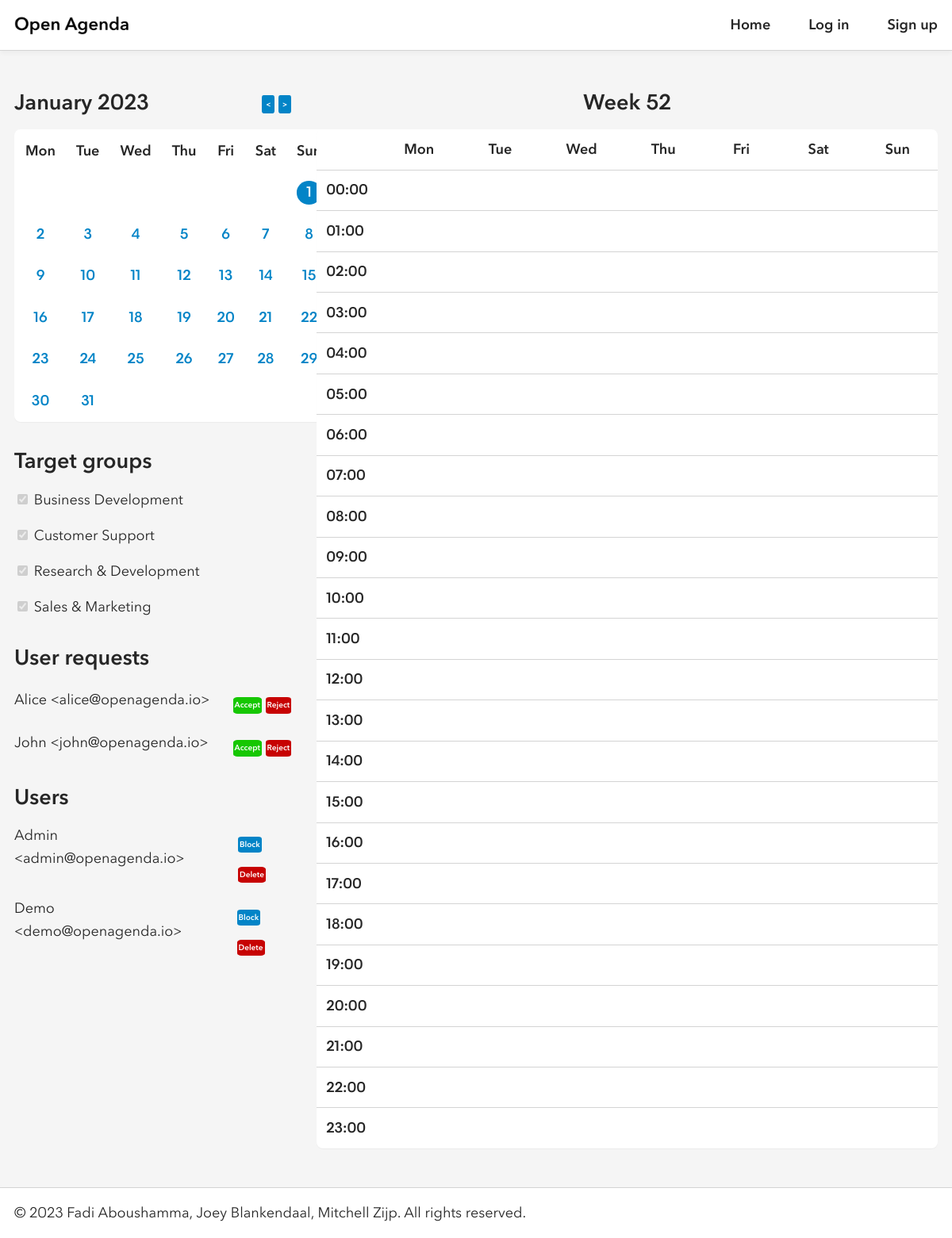
Page /admin.php?year=2023&month=1&day=1 on the committed database.
### tables this page shows
create table if not exists groups
(
    id char(36) not null,
    name varchar(31) not null,
    primary key (id),
    unique (name)
);

create table if not exists users
(
    id char(36) not null,
    name varchar(63) not null,
    email varchar(255) not null,
    password varchar(255) not null,
    is_accepted int(1) not null default 0,
    is_admin boolean not null default 0,
    primary key (id),
    unique (email)
);

### private/bootstrap.php (called while the page is built, shortened)
<?php
$db = new mysqli('localhost', 'root', '', 'openagenda');
require_once('classes/groupmanager.php');
require_once('classes/usermanager.php');
$groupManager = new GroupManager($db);
$userManager = new UserManager($db);

### private/classes/groupmanager.php (called while the page is built)
<?php
final class GroupManager
{
    private $db;
    public function __construct($db)
    {
        $this->db = $db;
    }
    public function get_groups()
    {
        $result = $this->db->query("SELECT * FROM groups");
        return $result->fetch_all(MYSQLI_ASSOC);
    }
}

### private/classes/usermanager.php (called while the page is built, shortened)
<?php
final class UserManager
{
    private $db;
    public function __construct($db)
    {
        $this->db = $db;
    }
    public function get_accepted_users()
    {
        $result = $this->db->query("SELECT * FROM users WHERE is_accepted = 1;");
        return $result->fetch_all(MYSQLI_ASSOC);
    }
    public function get_pending_users()
    {
        $result = $this->db->query("SELECT * FROM users WHERE is_accepted = 0;");
        return $result->fetch_all(MYSQLI_ASSOC);
    }
}

### public/admin.php (the view)
<?php
require_once('../private/components/header.php');
?>
<div class="flex-x">
    <div class="flex-y gap-2 width-30">
        <section class="flex-y">
            <?php
            require_once('../private/components/calendar_month.php');
            ?>
        </section>
        <section class="flex-y">
            <?php
            require_once('../private/components/target_groups.php');
            ?>
        </section>
        <section class="flex-y">
            <header>
                <h2 class="left">User requests</h2>
            </header>
            <?php
            foreach ($userManager->get_pending_users() as $user)
            {
            ?>
                <div class="flex-x center">
                    <p><?= $user['name']; ?> &lt;<?= $user['email']; ?>&gt;</p>
                    <div class="right">
                        <form class="inline-block">
                            <button class="small-button accept-button">Accept</button>
                        </form>
                        <form class="inline-block">
                            <button class="small-button decline-button">Reject</button>
                        </form>
                    </div>
                </div>
            <?php
            }
            ?>
        </section>
        <section class="flex-y">
            <header>
                <h2 class="left">Users</h2>
            </header>
            <?php
            foreach ($userManager->get_accepted_users() as $user)
            {
            ?>
                <div class="flex-x">
                    <p><?= $user['name']; ?> &lt;<?= $user['email']; ?>&gt;</p>
                    <div class="right">
                        <form class="inline-block">
                            <button class="small-button block-button">Block</button>
                        </form>
                        <form class="inline-block">
                            <button class="small-button delete-button">Delete</button>
                        </form>
                    </div>
                </div>
            <?php
            }
            ?>
        </section>
    </div>
    <div class="flex-y width-70">
        <?php
        require_once('../private/components/calendar_week.php');
        ?>
    </div>
</div>
<?php
require_once('../private/components/footer.php');

### private/components/target_groups.php
<header>
    <h2 class="left">Target groups</h2>
</header>
<form class="flex-y">
    <?php
    $groups = $groupManager->get_groups();
    if (count($groups) == 0)
    {
    ?>
        <p>No target groups have been created yet.</p>
    <?php
    }
    else
    {
        foreach ($groups as $group)
        {
        ?>
            <div>
                <input type="checkbox" checked disabled>
                <label><?= $group['name'] ?></label>
            </div>
        <?php
        }
    }
    ?>
</form>

### public/assets/style.css (style rules this page uses)
:root { --border: 1px solid var(--border-color); --border-color: #d4d4d4; --border-radius: .5rem; --gap: 1rem; --line-height: 1.618; --padding: var(--padding-y) var(--padding-x); --padding-x: 1.125rem; --padding-y: 1rem; --transition: all .5s; --black: #262626; --black-dark: #000; --green: #16a34a; --light: #f5f5f5; --red: #dc2626; --sky: #0284c7; --sky-dark: #0369a1; --white: #fff; }
html { height: 100%; }
body, button, input { -moz-osx-font-smoothing: grayscale; -webkit-font-smoothing: antialiased; color: var(--black); font: 1.125rem Avenir Next, system-ui,-apple-system,"Segoe UI",Roboto,"Helvetica Neue","Noto Sans","Liberation Sans",Arial,sans-serif,"Apple Color Emoji","Segoe UI Emoji","Segoe UI Symbol","Noto Color Emoji"; line-height: var(--line-height); }
body { background: var(--light); display: flex; flex-direction: column; height: inherit; margin: 0; }
h1, h2, h3 { line-height: calc(var(--line-height) / 2 + .5); margin: 0; text-align: center; }
p { margin: 0; }
.flex-x, .flex-y { display: flex; gap: var(--gap); }
main > .flex-x, main > .flex-y { gap: calc(var(--gap) * 2); }
.flex-x { flex-direction: row; }
.flex-y { flex-direction: column; }
.right { margin-left: auto; }
form { display: flex; flex-direction: column; gap: var(--gap); }
form > div, form .flex-y { gap: calc(var(--gap) / 4) !important; }
form > button { margin-top: var(--gap); }
input { border: var(--border); border-radius: var(--border-radius); padding: var(--padding); }
button, .button { background: var(--sky); border: none; border-radius: var(--border-radius); color: var(--white); cursor: pointer; display: inline-block; font-weight: bold; padding: calc(var(--padding-y) * .75) calc(var(--padding-x) * 1.5); text-align: center; text-decoration: none; }
.small-button { font-size: 10px; display: inline-block; color: var(--white); text-decoration: none; padding: 2px; border-radius: 15%; }
.accept-button { background-color: #16c702; }
.decline-button { background-color: #c70202; }
.delete-button { background-color: #c70202; }
.block-button { background-color: #0284c7; }
.gap-2 { gap: calc(var(--gap) * 2); }
.inline-block { display: inline-block; }
.left { text-align: left; }
.center { align-items: center; }
.width-30 { width: 30%; }
.width-70 { width: 70%; }

### rows in the picture
groups: name "Business Development"
groups: name "Customer Support"
groups: name "Research & Development"
groups: name "Sales & Marketing"
users: name "Alice", email "alice@openagenda.io"
users: name "John", email "john@openagenda.io"
users: name "Admin", email "admin@openagenda.io"
users: name "Demo", email "demo@openagenda.io"

### other values in the picture
date('F Y', mktime(0, 0, 0, $month, 1, $year)) "January 2023"
$days[$i] "Mon"
$days[$i] "Tue"
$days[$i] "Wed"
$days[$i] "Thu"
$days[$i] "Fri"
$days[$i] "Sat"
$days[$i] "Sun"
$week_number "52"
$day "Mon"
$day "Tue"
$day "Wed"
$day "Thu"
$day "Fri"
$day "Sat"
